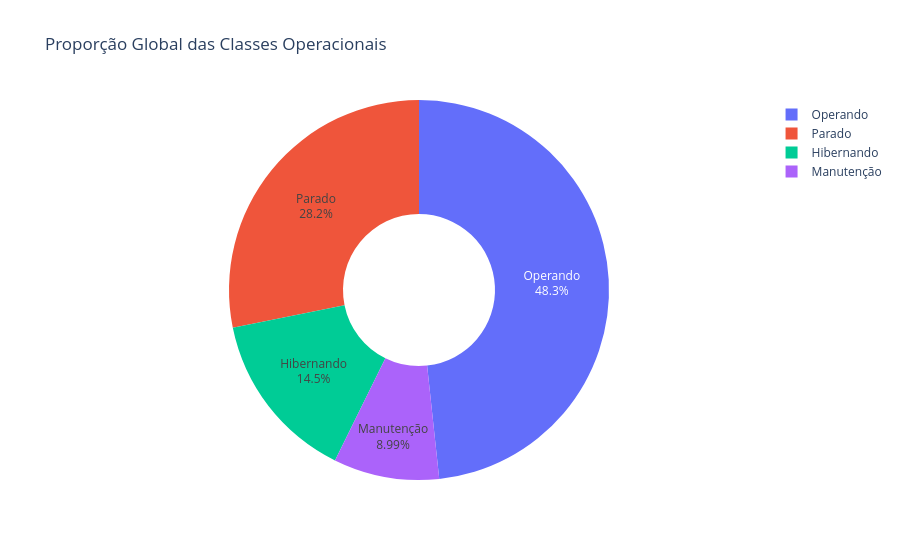

The notebook cell saved with this chart:
### Code cell
fig = px.pie(
    classe_pct.to_pandas(),
    names="Classe", values="len",
    title="Proporção Global das Classes Operacionais",
    hole=0.4,
)
fig.update_traces(textinfo="label+percent")
fig.show()

### Figure 1 — Plotly figure (JSON) as saved in the notebook; plotly's stock layout.template omitted (floating-point values rounded to 4 significant figures)
{"data": [{"domain": {"x": [0.0, 1.0], "y": [0.0, 1.0]}, "hole": 0.4, "hovertemplate": "Classe=%{label}<br>len=%{value}<extra></extra>", "labels": ["Operando", "Parado", "Hibernando", "Manutenção"], "legendgroup": "", "name": "", "showlegend": true, "textinfo": "label+percent", "type": "pie", "values": [182527, 106531, 54868, 33981]}], "layout": {"legend": {"tracegroupgap": 0}, "title": {"text": "Proporção Global das Classes Operacionais"}}}
